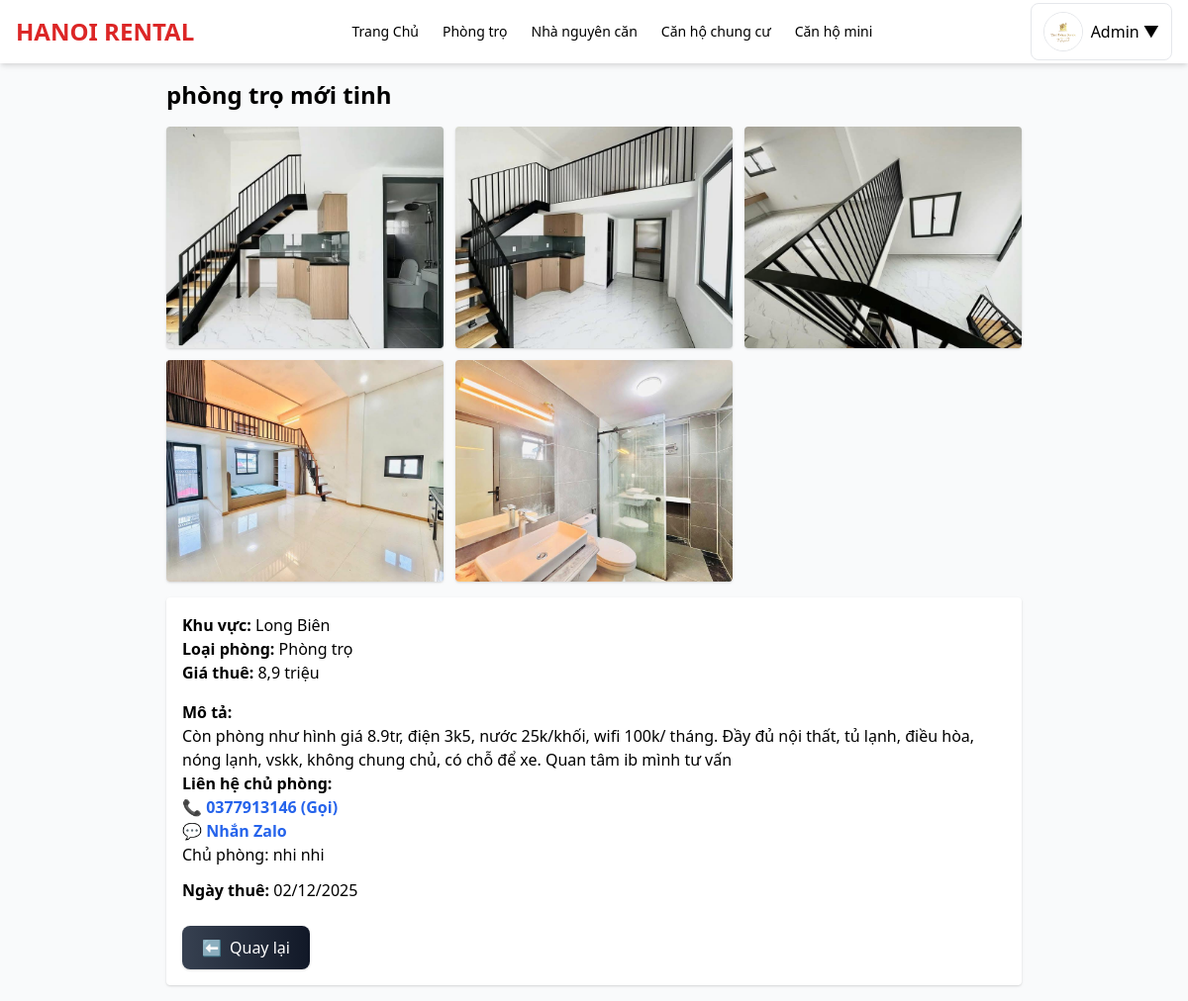
Page /post_detail.php?id=14 (signed in) on the committed database.
### tables this page shows
CREATE TABLE `posts` (
  `id` int(11) NOT NULL,
  `user_id` int(11) NOT NULL,
  `status` enum('pending','approved','rejected') DEFAULT 'pending',
  `reviewed_by` int(11) DEFAULT NULL,
  `reviewed_at` timestamp NULL DEFAULT NULL,
  `title` varchar(255) DEFAULT NULL,
  `image` varchar(255) DEFAULT NULL,
  `type` varchar(50) DEFAULT NULL,
  `khu_vuc` varchar(255) DEFAULT NULL,
  `price` varchar(50) DEFAULT NULL,
  `phone` varchar(20) DEFAULT NULL,
  `zalo` varchar(20) DEFAULT NULL,
  `description` text DEFAULT NULL,
  `status_rent` tinyint(4) DEFAULT 0,
  `created_at` timestamp NOT NULL DEFAULT current_timestamp(),
  `category` varchar(50) NOT NULL DEFAULT 'phongtro'
);

CREATE TABLE `users` (
  `id` int(11) NOT NULL,
  `name` varchar(255) DEFAULT NULL,
  `email` varchar(255) DEFAULT NULL,
  `password` varchar(255) DEFAULT NULL,
  `phone` varchar(20) DEFAULT NULL,
  `zalo` varchar(20) DEFAULT NULL,
  `avatar` varchar(255) DEFAULT NULL,
  `role` enum('admin','landlord','renter') DEFAULT 'renter',
  `status` varchar(20) DEFAULT 'active',
  `is_admin` tinyint(4) DEFAULT 0,
  `created_at` timestamp NOT NULL DEFAULT current_timestamp()
);

### functions.php (called while the page is built, shortened)
<?php
if (!function_exists("esc")) {
    function esc($s) {
        return htmlspecialchars($s ?? '', ENT_QUOTES, 'UTF-8');
    }
}

### post_detail.php (the view, shortened to what this page needs)
<?php
require 'header.php';
require 'functions.php';
$post_id = intval($_GET['id'] ?? 0);
$stmt = $pdo->prepare("
    SELECT p.*, u.name AS owner_name, u.phone AS owner_phone
    FROM posts p
    JOIN users u ON p.user_id = u.id
    WHERE p.id = ?
");
$stmt->execute([$post_id]);
$post = $stmt->fetch();
$images = $pdo->prepare("SELECT filename FROM post_images WHERE post_id = ?");
$images->execute([$post_id]);
$photos = $images->fetchAll(PDO::FETCH_COLUMN);
function priceToMillion($num) {
    return rtrim(rtrim(number_format($num, 1, ',', '.'), '0'), ',');
}
?>
<main class="max-w-4xl mx-auto p-4">
    <h1 class="text-2xl font-bold mb-4"><?php echo esc($post['title']); ?></h1>
    <div class="grid grid-cols-2 md:grid-cols-3 gap-3 mb-4">
        <?php foreach ($photos as $img): ?>
            <img src="uploads/<?php echo esc($img); ?>"
                 class="rounded shadow w-full h-56 object-cover">
        <?php endforeach; ?>
    </div>
    <div class="bg-white p-4 rounded shadow">
        <p><strong>Khu vực:</strong> <?php echo esc($post['khu_vuc']); ?></p>
        <p><strong>Loại phòng:</strong> <?php echo esc($post['type']); ?></p>
        <p><strong>Giá thuê:</strong>
            <?php echo priceToMillion($post['price']); ?> triệu
        </p>
        <p class="mt-4"><strong>Mô tả:</strong></p>
        <p><?php echo nl2br(esc($post['description'])); ?></p>
        <p><strong>Liên hệ chủ phòng:</strong><br>
            <a href="tel:<?php echo esc($post['owner_phone']); ?>"
               class="text-blue-600 font-semibold hover:underline">
               📞 <?php echo esc($post['owner_phone']); ?> (Gọi)
            </a>
            <br>
            <a href="https://zalo.me/<?php echo esc($post['owner_phone']); ?>"
               target="_blank"
               class="text-blue-600 font-semibold hover:underline">
               💬 Nhắn Zalo
            </a>
            <br>
            Chủ phòng: <?php echo esc($post['owner_name']); ?>
        </p>
        <p class="mt-3"><strong>Ngày thuê:</strong>
            <?php echo date("d/m/Y", strtotime($post['created_at'])); ?>
        </p>
        <a href="javascript:history.back()"
           class="mt-6 inline-flex items-center gap-2 bg-gradient-to-r from-gray-700 to-gray-900
                  text-white px-5 py-2.5 rounded-lg shadow hover:from-gray-600 hover:to-gray-800 transition">
            <span>⬅</span> Quay lại
        </a>
    </div>
</main>
</body>
</html>

### rows in the picture
posts: title "phòng trọ mới tinh", khu_vuc "Long Biên", type "Phòng trọ", price "8,9", description "Còn phòng như hình giá 8.9tr, điện 3k5, nước 25k/khối, wifi 100k/ tháng. Đầy đủ nội thất, tủ lạnh, điều hòa, nóng lạnh, vskk, không chung chủ, có chỗ để xe. Quan tâm ib mình tư vấn", user.phone "0377913146", user.name "nhi nhi", created_at "02/12/2025"

### other values in the picture
$display_name "Admin"
